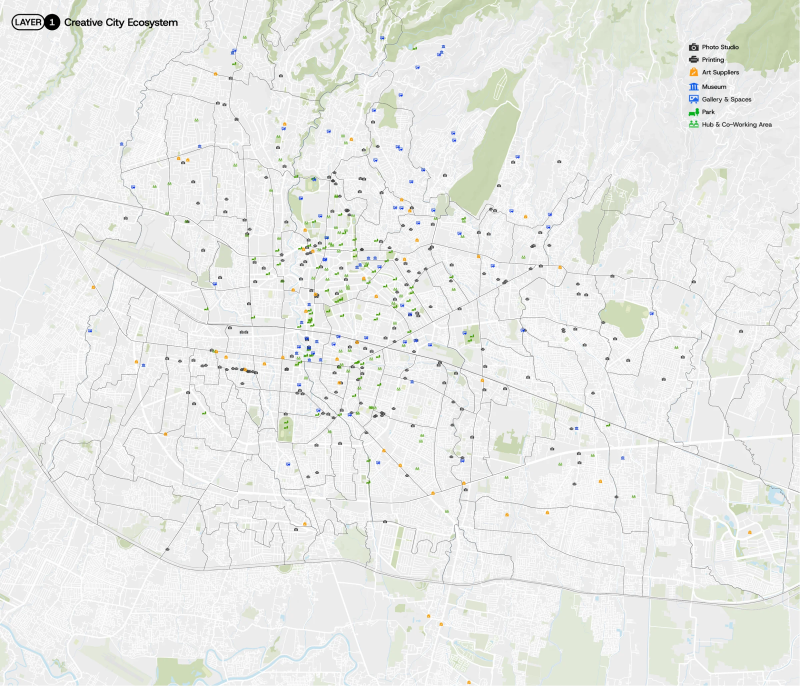
#> input picture 3d-display/assets/map-layer-1.webp, 2400 x 2058 px (shown at 1/3 size)
$ python add-website-thumbnail.py ../3d-display/assets/map-layer-1.webp
#> lines starting #> are read from the running program, lines starting #| are printed output that depends on the picture
"""Use your own screenshot as an agency's Website-card thumbnail.

Crops the image to the window-viewer's 2880:1622 proportion (anchored top-center, like
the card), resizes it to match the captured thumbnails, and saves
assets/websites/<place_id>-web.webp. Then refreshes the asset index.

  python3 scripts/add-website-thumbnail.py 14 ~/Desktop/14.png
  python3 scripts/add-website-thumbnail.py ~/Desktop/14.png ~/Desktop/16.png   # number taken from each file name

Add the place_id to MANUAL in scripts/capture-websites.py so a recapture won't overwrite it.
Requires Pillow (pip install pillow).
"""
import re
import subprocess
import sys
from pathlib import Path

from PIL import Image

ROOT = Path(__file__).resolve().parent.parent
OUT_DIR = ROOT / "assets" / "websites"
RATIO = 2880 / 1622
OUTPUT_SIZE = (800, 451)  # same as scripts/capture-websites.py


def add(place_id, source):
    im = Image.open(source).convert("RGB")
    width, height = im.size
    if width / height > RATIO:  # too wide: trim the sides equally
        new_width = round(height * RATIO)
        left = (width - new_width) // 2
        im = im.crop((left, 0, left + new_width, height))
    else:  # too tall: keep the top
        im = im.crop((0, 0, width, round(width / RATIO)))
    out = OUT_DIR / f"{place_id}-web.webp"
    im.resize(OUTPUT_SIZE, Image.LANCZOS).save(out, "WEBP", quality=80)
    print(f"#{place_id}: {source} ({width}x{height}) -> {out.relative_to(ROOT)}")


def main(args):
    if len(args) == 2 and args[0].isdigit():
        pairs = [(args[0], Path(args[1]).expanduser())]
    else:
        pairs = []
        for arg in args:
            match = re.search(r"\d+", Path(arg).stem)
            if not match:
                sys.exit(f"No place_id in file name: {arg}")
            pairs.append((match.group(), Path(arg).expanduser()))
    if not pairs:
        sys.exit(__doc__)
    OUT_DIR.mkdir(parents=True, exist_ok=True)
    for place_id, source in pairs:
        add(place_id, source)
#> in add, im is the input picture: PIL image 2400x2058 RGB; mean R, G, B 234.1, 235.5, 232.7
#> in add, `im = im.crop((0, 0, width, round(width / RATIO)))`:
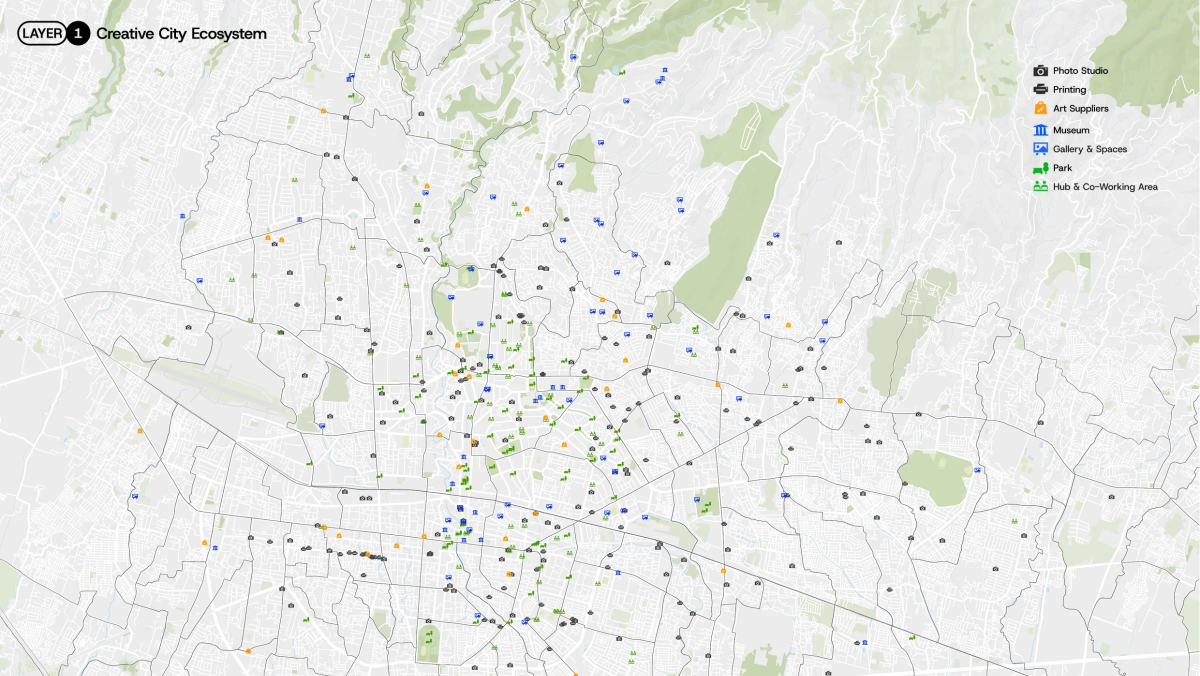
#> im: PIL image 2400x1352 RGB (shown at 1/2 size); mean R, G, B 232.8, 234.4, 231.2
#> in add, `im.resize(OUTPUT_SIZE, Image.LANCZOS).save(out, "WEBP", quality=80)`:
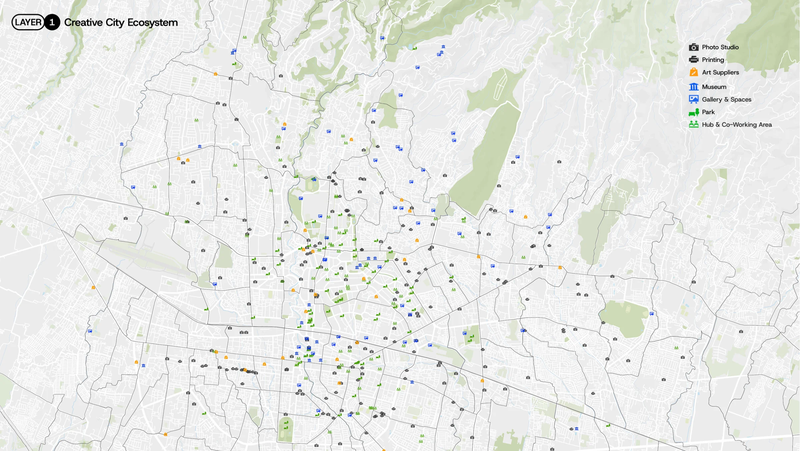
#> saved as 1-web.webp: PIL image 800x451 RGB; mean R, G, B 232.8, 234.3, 231.1
#| #1: ../3d-display/assets/map-layer-1.webp (2400x2058) -> assets/websites/1-web.webp
    subprocess.run([sys.executable, str(ROOT / "scripts" / "build-directory-data.py")], check=True)
#> (this line was passed over: subprocess is not available in this run)


if __name__ == "__main__":
    main(sys.argv[1:])
